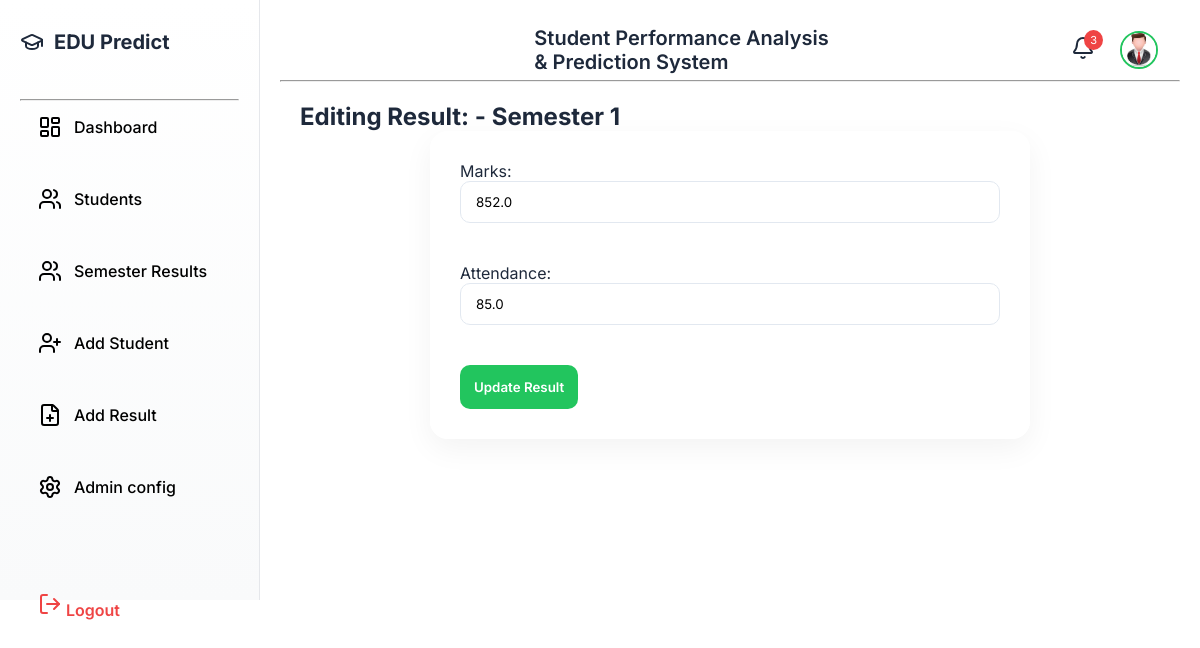
Screenshot of /update/1/1 (signed in) with the database file from the repository.
### tables this page shows
CREATE TABLE results (
            student_id INTEGER ,
            semester INTEGER,
            marks REAL,
            attendance REAL,
            percentage REAL,
            grade TEXT,
            performance TEXT,
            risk TEXT,
            PRIMARY KEY (student_id, semester),
            FOREIGN KEY (student_id) REFERENCES std_list(id) ON DELETE CASCADE
        );

### routes/modify.py (the view, shortened to what this page needs)
@modify_bp.route("/update/<int:student_id>/<int:semester>", methods=["GET", "POST"])
@login_required
def update_result(student_id, semester):
    conn = get_db()
    student = conn.execute("""
        SELECT branch, roll, admission_year
        FROM std_list
        WHERE id=?
    """, [student_id]).fetchone()
    if not student:
        conn.close()
        flash("Student not found")
        return redirect("/students")
    branch = student["branch"]
    roll = student["roll"]
    admission_year = student["admission_year"]
    record = conn.execute("""
        SELECT * FROM results
        WHERE student_id=? AND semester=?
    """, [student_id, semester]).fetchone()
    conn.close()
    return render_template("edit.html", record=record)

### services/auth_login.py (called while the page is built)
def login_required(func):
    @wraps(func)
    def wrapper(*args, **kwargs):
        if "user_id" not in session:
            return redirect(url_for("auth.login"))
        return func(*args, **kwargs)
    return wrapper

### services/utility.py (called while the page is built)
def get_db():
    db_path = "students.db"
    conn = sqlite3.connect(db_path)
    conn.row_factory = sqlite3.Row
    return conn

### templates/edit.html
{% extends "base.html" %}
{% block content %}
<h2>Editing Result: {{ record.roll }} - Semester {{ record.semester }}</h2>
<div class="form-container">
<form method="POST" >
  <label>Marks:</label>
  <input type="number" name="marks" min="0"  value="{{ record.marks }}" required>
  <br><br>
  <label>Attendance:</label>
  <input type="number" name="attendance" min="0" max="100" value="{{ record.attendance }}" required>
  <br><br>
  <button type="submit" class="btn-submit">Update Result</button>
</form>
</div>
{% endblock %}

### static/styles.css (style rules this page uses)
* { margin: 0; padding: 0; box-sizing: border-box; font-family: 'Inter', sans-serif; }
:root { --space-sm: 10px; --space-md: 20px; --space-lg: 30px; --radius: 16px; --transition: all 0.25s ease; --color-primary-light: rgba(34, 197, 94, 0.1); --color-primary: #22c55e; --color-primary-dark: #16a34a; --color-danger: #ef4444; --color-danger-light: rgba(239, 68, 68, 0.1); --color-text-muted: #64748b; --color-bg-light: #f9fafb; --color-bg-gradient-start: #f0fdf4; --color-bg-gradient-end: #f8fafc; --color-border: #e5e7eb; --color-shadow: rgba(0, 0, 0, 0.05); }
body { color: #1e293b; height: 100vh; }
.form-container { max-width: 600px; margin: auto; background: rgba(255, 255, 255, 0.8); padding: var(--space-lg); border-radius: 18px; backdrop-filter: blur(15px); box-shadow: 0 10px 30px var(--color-shadow); }
input, select { background: white; width: 100%; padding: 12px 15px; border-radius: 10px; border: 1px solid #e2e8f0; margin-bottom: var(--space-md); transition: border-color 0.3s ease, box-shadow 0.3s ease; }
.btn-submit { background: var(--color-primary); color: white; border: none; padding: 14px; border-radius: 10px; font-weight: 600; transition: background-color 0.3s ease, transform 0.3s ease; cursor: pointer; }
html { scroll-behavior: smooth; }

### rows the page displays
results: semester "1", marks "852.0", attendance "85.0"
